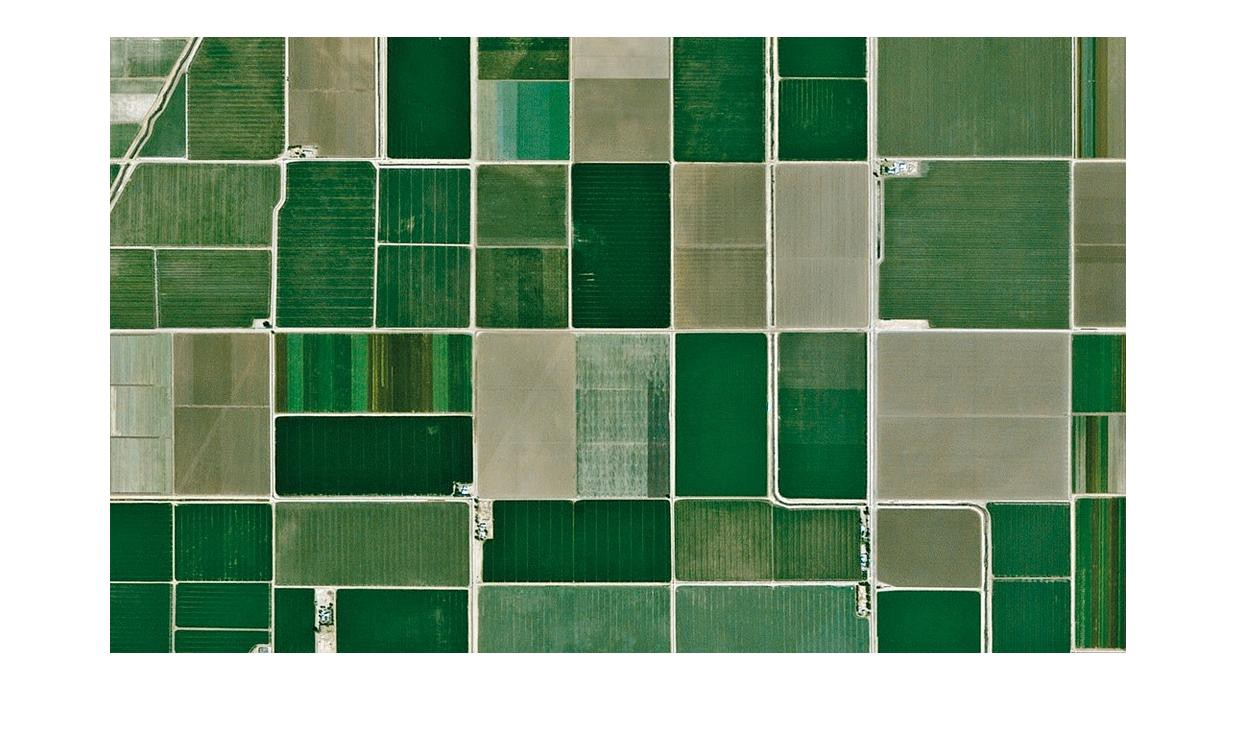
#> input picture T2.png, 1236 x 751 px, found by its file name
$ python CV.py
#> lines starting #> are read from the running program, lines starting #| are printed output that depends on the picture; after the words box and inside, x2 and y2 are one past the last pixel; in counts of white or black regions, pixels touching at a corner belong together
import cv2
import numpy as np
from scipy import misc
from scipy.ndimage import gaussian_filter
from scipy.signal import medfilt2d
import random


image = cv2.imread('t2.png')
#> image is the input picture: shape (751, 1236, 3); mean B, G, R 136.5, 160.8, 136.2

image = cv2.bilateralFilter(image, 15, 80, 80,None)
cv2.imshow('smooth', image)
cv2.waitKey(0)
gray = cv2.cvtColor(image, cv2.COLOR_BGR2GRAY)


cv2.imshow('gray', gray)
cv2.waitKey(0)
# Find Canny edges
# edged = cv2.Canny(gray, 30, 200)
thr1=50
thr2=200


kernel = np.ones((5,5 ),np.float32)/49
# gray = cv2.filter2D(gray,-1,kernel)

# kernel = np.ones((3,3), np.uint8)

gray = cv2.dilate(gray, kernel, iterations=3)
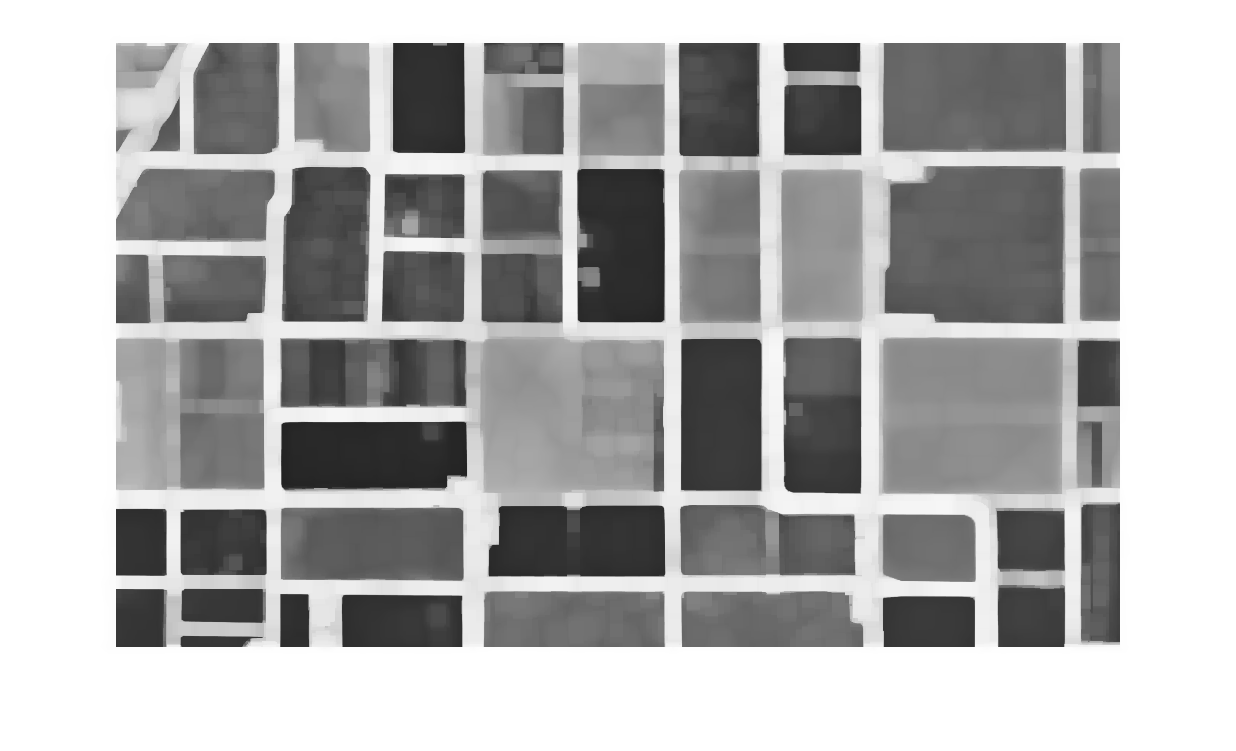
#> gray: shape (751, 1236); min 33, max 255, mean 174.7

cv2.imshow('Edged dilate', gray)
cv2.waitKey(0)

gray = cv2.erode(gray, kernel, iterations=1)
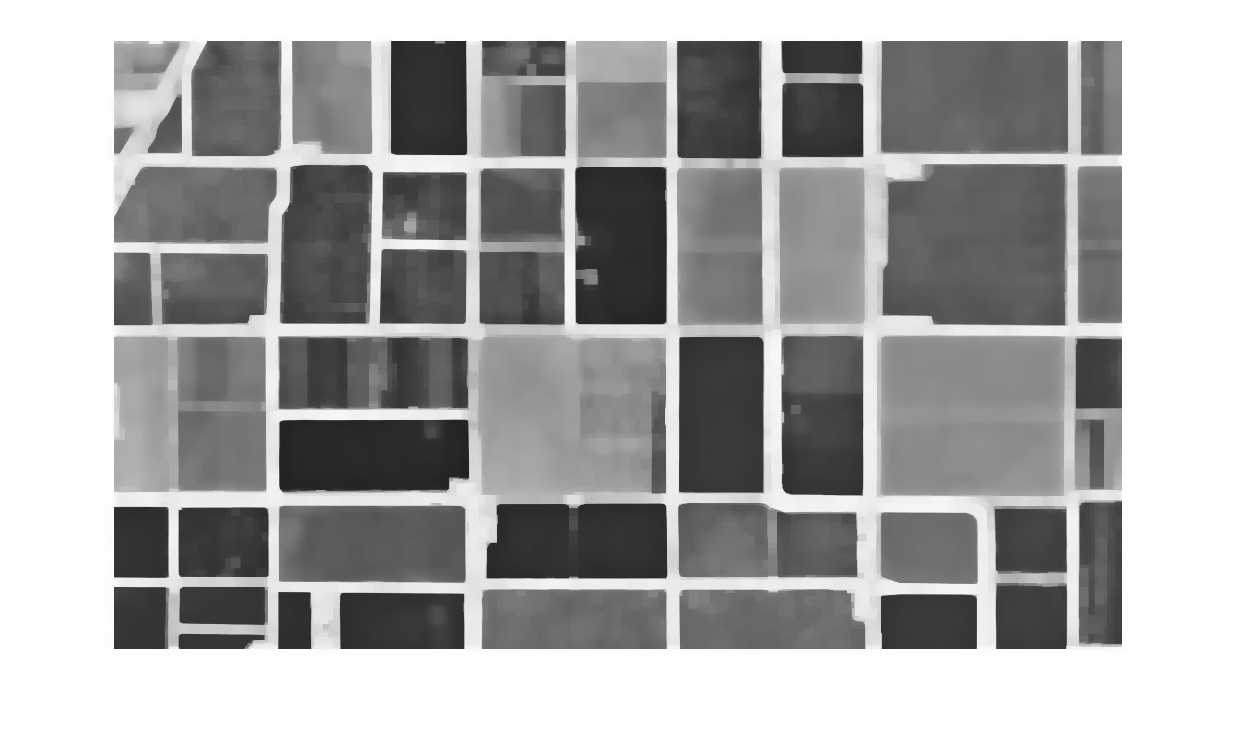
#> gray: shape (751, 1236); min 33, max 255, mean 167.9

cv2.imshow('Edged erode', gray)
cv2.waitKey(0)


edged = cv2.Canny(gray, thr1, thr2)
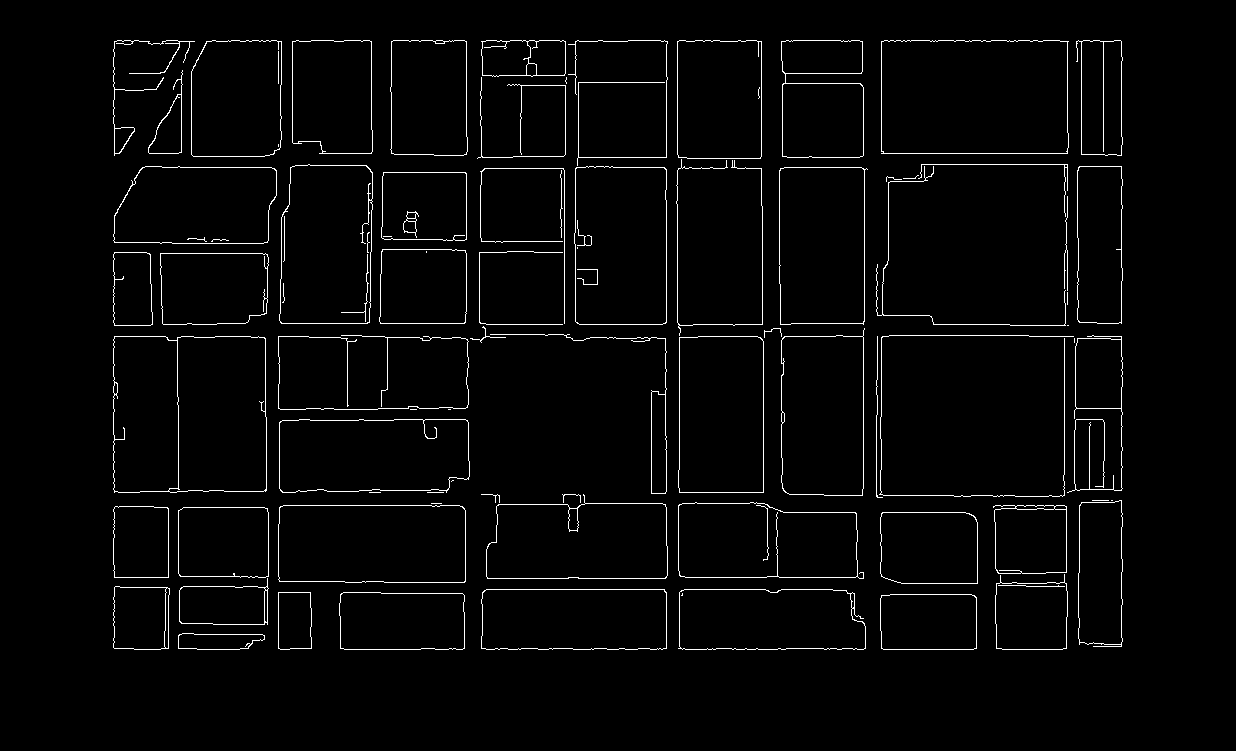
#> edged: shape (751, 1236); 2.5% white in thin lines or dots, all inside (x1, y1, x2, y2) = (113, 40, 1123, 650)
cv2.imshow("CannyImg_"+str(thr1) + "_" + str(thr2), edged)
cv2.waitKey(0)
kernel = np.ones((3,3), np.uint8)


contours, hierarchy = cv2.findContours(edged,
    cv2.RETR_EXTERNAL, cv2.CHAIN_APPROX_NONE)
#> contours = 72 contours, 30 with area under 20; largest, box (x1, y1, x2, y2) and area: (113, 336, 267, 493) 23507, (881, 40, 1069, 154) 20974, (574, 166, 667, 325) 14297, (278, 505, 466, 583) 14268, (279, 164, 373, 324) 13822


print("Number of Contours found = " + str(len(contours)))
#| Number of Contours found = 72


cntFound = 0
finalCnt = []
for cnt in contours :
    area = cv2.contourArea(cnt)
    print("area",area)

    # Shortlisting the regions based on there area.
    if area > 100:
        # approx = cv2.approxPolyDP(cnt,
        #                           0.009 * cv2.arcLength(cnt, True), True)

        approx = cv2.approxPolyDP(cnt,0.001 * cv2.arcLength(cnt, True), True)


        M = cv2.moments(cnt)
        cX = int(M["m10"] / M["m00"])
        cY = int(M["m01"] / M["m00"])

        # Checking if the no. of sides of the selected region is 7.
        # if(len(approx) == 7):
        r=random.randint(0,255)
        g=random.randint(0,255)
        b=random.randint(0,255)
        cv2.drawContours(image, [approx], -1, (r, g, b), 3)
        cv2.putText(image, str(cntFound), (cX - 20, cY - 20),cv2.FONT_HERSHEY_SIMPLEX, 0.5, (r, g, b), 2)

        cntFound = 1 + cntFound
        finalCnt.append(cnt)
#> this loop made 72 passes
#> (area, cX, cY, r, g, b) on passes 1 to 12: (1147, 217, 640, 197, 215, 20), (5239, 928, 621, 132, 248, 207), (6957.5, 401, 620, 155, 244, 183), (1832.5, 294, 620, 111, 71, 144), (10603.5, 768, 619, 71, 48, 128), (10954, 573, 618, 75, 158, 50), (3355, 140, 617, 37, 169, 241), (3282.5, 223, 604, 51, 181, 222), (4688, 1031, 615, 161, 104, 244), (6743.5, 928, 547, 226, 133, 31), (6204.5, 223, 541, 7, 47, 204), (3855.5, 140, 541, 0, 252, 170)
#| area 1147.0
#| area 5239.0
#| area 6957.5
#| area 1832.5
#| area 10603.5
#| area 10954.0
#| area 3355.0
#| area 3282.5
#> (further printed lines are left out)
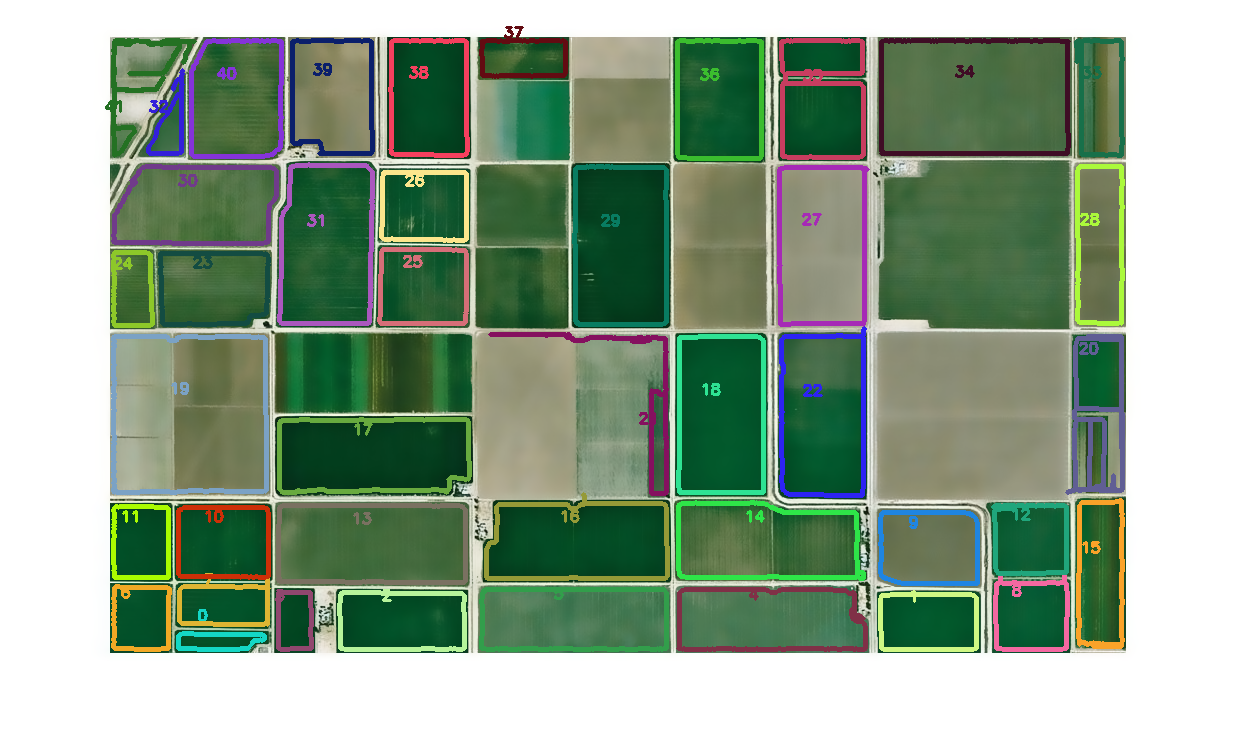
#> image: shape (751, 1236, 3); mean B, G, R 140.7, 162.8, 141.8
#> after the loop, cntFound = 42; finalCnt = 42 contours; largest, box (x1, y1, x2, y2) and area: (113, 336, 267, 493) 23507, (881, 40, 1069, 154) 20974, (574, 166, 667, 325) 14297, (278, 505, 466, 583) 14268, (279, 164, 373, 324) 13822

print("Total found after area threshold = ", cntFound)
#| Total found after area threshold =  42
cv2.imshow('Contours', image)
cv2.waitKey(0)
cv2.destroyAllWindows()

$ run again, with T1.png copied over T2.png
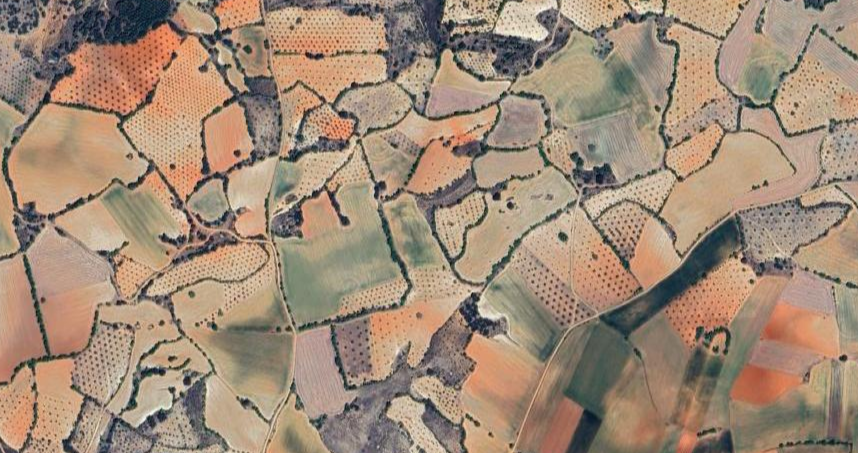
#> input picture T1.png, 858 x 453 px, found by its file name
#> image is the input picture: shape (453, 858, 3); mean B, G, R 119.1, 138.8, 160.7
#> `edged = cv2.Canny(gray, thr1, thr2)`:
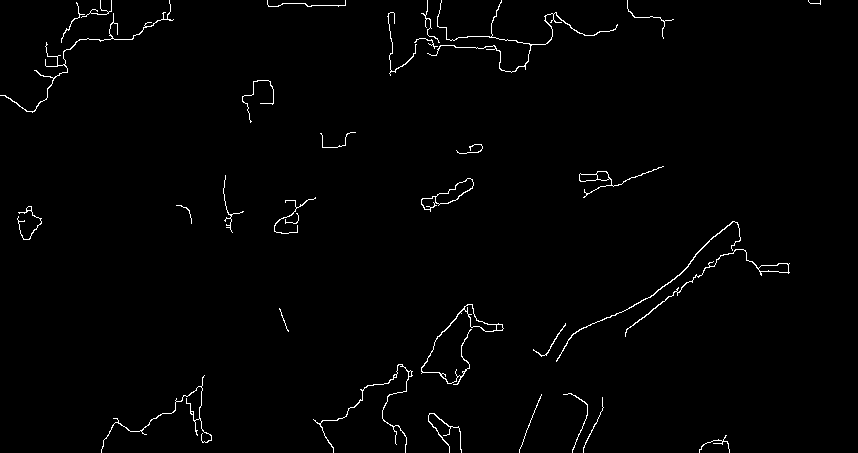
#> edged: shape (453, 858); 1.2% white in thin lines or dots
#> contours = 32 contours, 18 with area under 20; largest, box (x1, y1, x2, y2) and area: (421, 178, 474, 212) 562, (421, 304, 504, 385) 397, (625, 249, 790, 337) 277, (579, 166, 664, 198) 226, (556, 221, 741, 362) 114
#| Number of Contours found = 32
#> the loop `for cnt in contours :` made 32 passes
#> (area, cX, cY, r, g, b) on passes 10, 11, 12, 17, 19: (397, 475, 326, 197, 215, 20), (277, 751, 273, 132, 248, 207), (114.5, 659, 281, 155, 244, 183), (562.5, 448, 194, 111, 71, 144), (226.5, 596, 176, 71, 48, 128)
#> (printed output is left out)
#> after the loop `for cnt in contours :`:
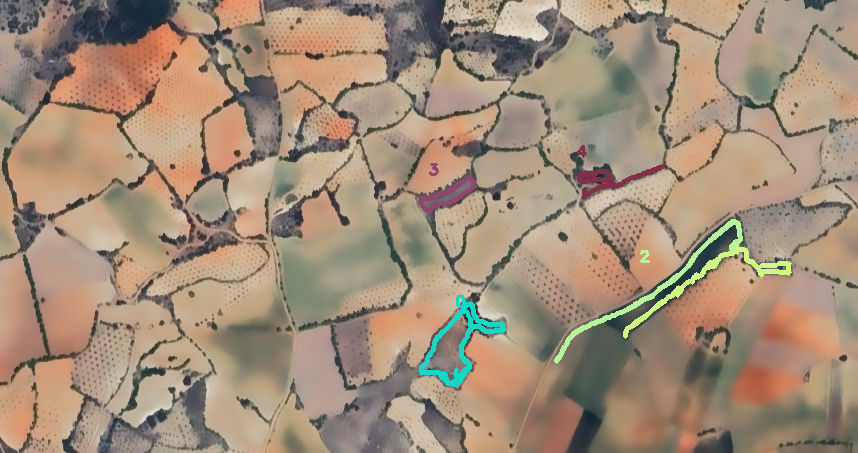
#> image: shape (453, 858, 3); mean B, G, R 120.5, 141, 162.1
#> after the loop `for cnt in contours :`: cntFound = 5; finalCnt = 5 contours; box (x1, y1, x2, y2) and area: (421, 178, 474, 212) 562, (421, 304, 504, 385) 397, (625, 249, 790, 337) 277, (579, 166, 664, 198) 226, (556, 221, 741, 362) 114
#| Total found after area threshold =  5
